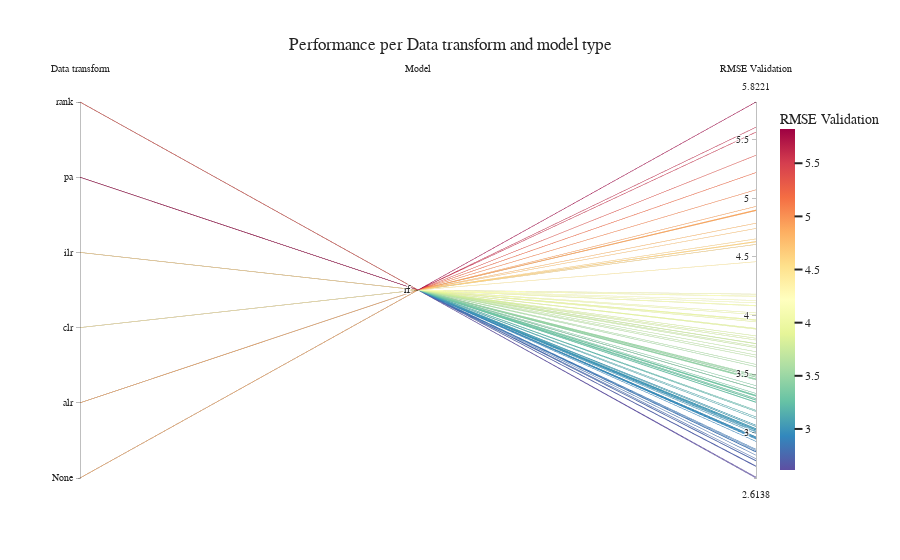

The notebook cell saved with this chart:
### Code cell
parallel_coordinates_plot(all_trials, var, var_name, first_metric_cat=True)
